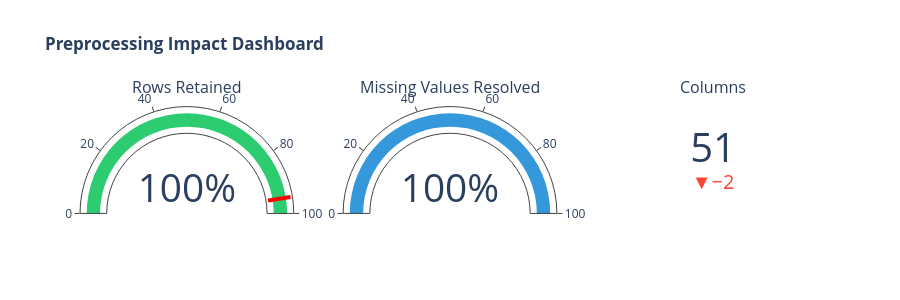

Notebook cell for this chart:
### Code cell
# Visual comparison
fig = make_subplots(
    rows=1, cols=3,
    specs=[[{"type": "indicator"}, {"type": "indicator"}, {"type": "indicator"}]],
    subplot_titles=('Rows Retained', 'Missing Values Resolved', 'Columns')
)

# Rows retained
retention_pct = final_shape[0] / original_shape[0] * 100
fig.add_trace(go.Indicator(
    mode="gauge+number",
    value=retention_pct,
    number={'suffix': '%'},
    gauge={
        'axis': {'range': [0, 100]},
        'bar': {'color': '#2ecc71'},
        'threshold': {'line': {'color': 'red', 'width': 4}, 'value': 95}
    }
), row=1, col=1)

# Missing values reduction
missing_reduction = (1 - final_missing / original_missing) * 100 if original_missing > 0 else 100
fig.add_trace(go.Indicator(
    mode="gauge+number",
    value=missing_reduction,
    number={'suffix': '%'},
    gauge={
        'axis': {'range': [0, 100]},
        'bar': {'color': '#3498db'},
    }
), row=1, col=2)

# Columns
fig.add_trace(go.Indicator(
    mode="number+delta",
    value=final_shape[1],
    delta={'reference': original_shape[1], 'relative': False},
    number={'font': {'size': 40}}
), row=1, col=3)

fig.update_layout(
    height=300,
    title='<b>Preprocessing Impact Dashboard</b>'
)
fig.show()

### Figure 1 — Plotly figure (JSON) as saved in the notebook; plotly's stock layout.template omitted (floating-point values rounded to 4 significant figures)
{"data": [{"domain": {"x": [0, 0.2889], "y": [0, 1]}, "gauge": {"axis": {"range": [0, 100]}, "bar": {"color": "#2ecc71"}, "threshold": {"line": {"color": "red", "width": 4}, "value": 95}}, "mode": "gauge+number", "number": {"suffix": "%"}, "type": "indicator", "value": 100}, {"domain": {"x": [0.3556, 0.6444], "y": [0, 1]}, "gauge": {"axis": {"range": [0, 100]}, "bar": {"color": "#3498db"}}, "mode": "gauge+number", "number": {"suffix": "%"}, "type": "indicator", "value": 100}, {"delta": {"reference": 53, "relative": false}, "domain": {"x": [0.7111, 1], "y": [0, 1]}, "mode": "number+delta", "number": {"font": {"size": 40}}, "type": "indicator", "value": 51}], "layout": {"annotations": [{"font": {"size": 16}, "showarrow": false, "text": "Rows Retained", "x": 0.1444, "xanchor": "center", "xref": "paper", "y": 1, "yanchor": "bottom", "yref": "paper"}, {"font": {"size": 16}, "showarrow": false, "text": "Missing Values Resolved", "x": 0.5, "xanchor": "center", "xref": "paper", "y": 1, "yanchor": "bottom", "yref": "paper"}, {"font": {"size": 16}, "showarrow": false, "text": "Columns", "x": 0.8556, "xanchor": "center", "xref": "paper", "y": 1, "yanchor": "bottom", "yref": "paper"}], "height": 300, "title": {"text": "<b>Preprocessing Impact Dashboard</b>"}}}
